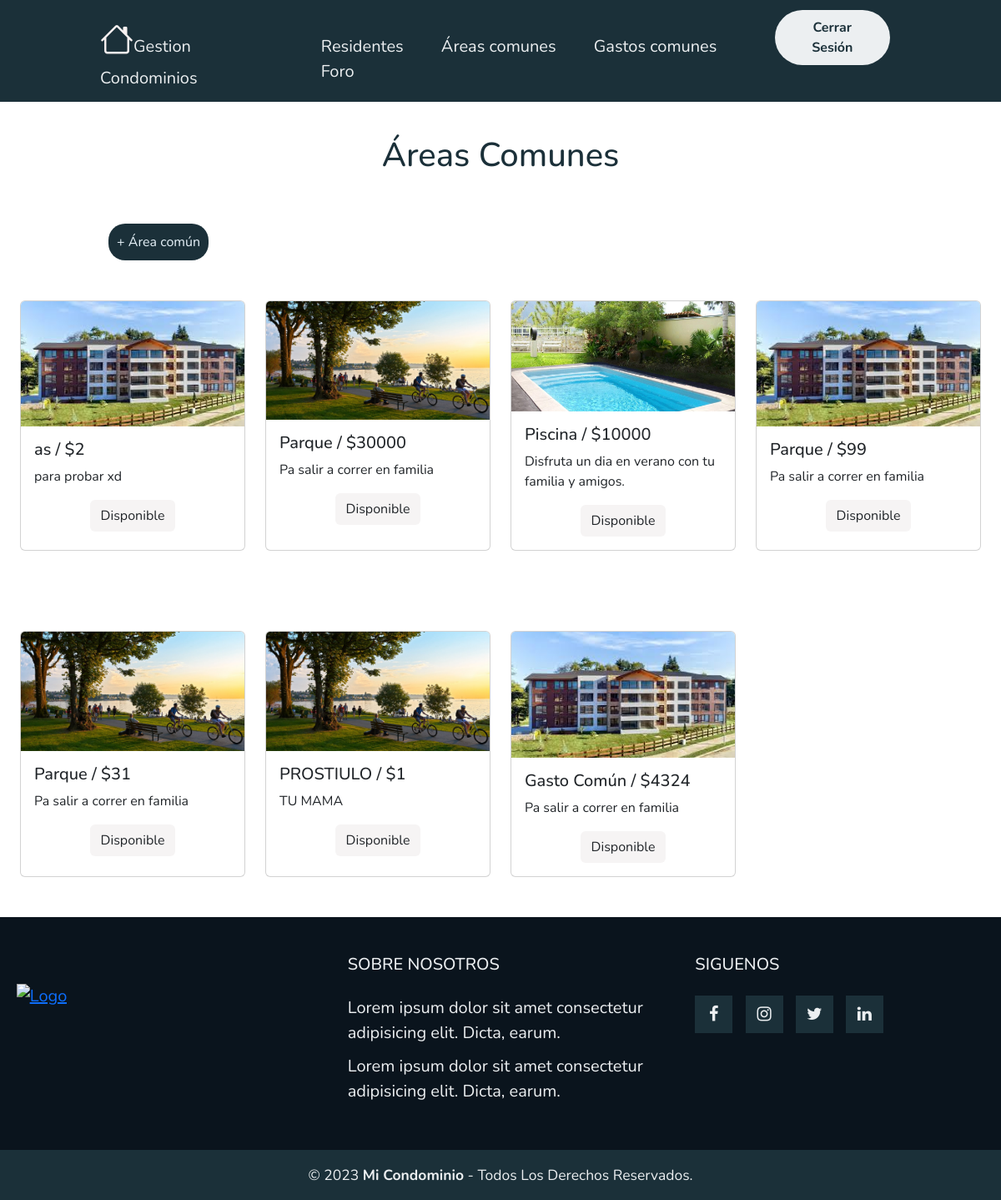
The page /AreasAdmin/ (signed in) on the database as committed earlier.
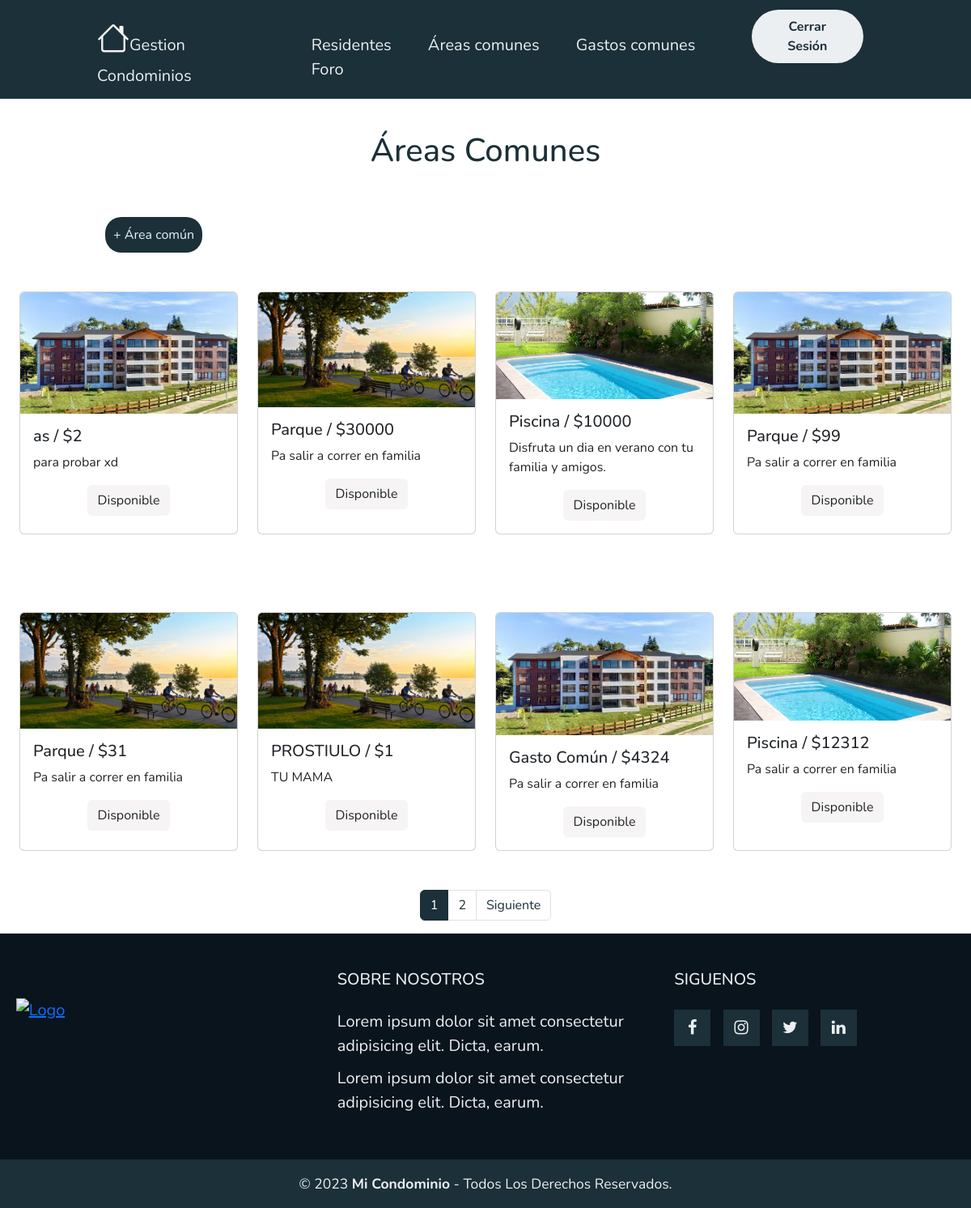
The same page on the database as committed later.
### myapp/models.py (models this page shows, shortened)
class AreaComun(models.Model):
    ESTADO_RESERVA = (
        ('Disponible', 'Disponible'),
        ('Reservado', 'Reservado'),
    )
    estado_reserva = models.CharField(max_length=20, choices=ESTADO_RESERVA, default='Disponible')
    nombre = models.CharField(max_length=50)
    descripcion = models.CharField(max_length=100)
    monto = models.IntegerField()
    fecha = models.DateField(default=date.today)
    imagen = models.ImageField(upload_to="areas", null=True)

### myapp/views.py (the view)
# urls.py: path('AreasAdmin/',AreasAdmin,name="AreasAdmin"),
@login_required
def AreasAdmin(request):
    data = AreaComun.objects.all()
    page = request.GET.get('page', 1)
    try:
        paginator = Paginator(data, 8)
        data = paginator.page(page)
    except:
        raise Http404
    return render(request, 'myapp/Areas/AreasAdmin.html',{'entity' : data, 'paginator':paginator})

### myapp/templates/myapp/Areas/AreasAdmin.html (shortened to what this page needs)
{% extends 'myapp/base.html' %}
{% block contenido %}
{% load static %}
{% load humanize %}
<div style="color: #1b3039;  display: flex; align-items: center; justify-content: center; margin-top: 40px;">
    <h1>Áreas Comunes</h1>
</div>
{% if user.is_staff %}
<div style=" display: flex; align-items: center; justify-content: start; margin-top: 50px; margin-left: 130px;">
    <a style="color: #e9f4fb; outline: none; background-color: #1b3039; border-radius: 20px; padding: 10px 10px 10px; text-decoration: none; "
        href="{% url 'CrearAreas' %}">+ Área común
    </a>
</div>
{% endif %}
<section class="container-fluid">
    <div class="row w-80 mx-auto catalogos-autos" id="color_btn_cat">
        {% for areas in entity %}
        <div class="col-lg-3 col-md-6 col-sm-12  my-5 d-flex justify-content-center icono2-wrap">
            <div class="card" style="width: 20rem;">
                {% if areas.imagen %}
                <img src="{{ areas.imagen.url }}" class="card-img-top" alt="test">
                {% endif %}
                <div class="card-body">
                    <h5 class="card-title">{{ areas.nombre }} / ${{ areas.monto }}</h5>
                    <p class="card-text">{{ areas.descripcion }}</p>
                    <div class="d-flex justify-content-center">
                        <a href="#" class="btn" style="background-color:#d4cccc36">{{ areas.estado_reserva }}</a>
                    </div>
                </div>
            </div>
        </div>
        {% endfor %}
    </div>
</section>
<div>
    {% include 'myapp/Paginator.html' %}
</div>
{% endblock %}

### myapp/templates/myapp/base.html (shortened to what this page needs)
<!DOCTYPE html>
<html lang="en">
{% load static %}
<head>
    <link href='https://cdn.jsdelivr.net/npm/bootstrap@5.3.0-alpha3/dist/css/bootstrap.min.css' rel='stylesheet'>
    <link rel="stylesheet" href="https://cdn.jsdelivr.net/npm/bootstrap-icons@1.10.5/font/bootstrap-icons.css">
    <link rel="stylesheet" href="https://cdnjs.cloudflare.com/ajax/libs/font-awesome/4.7.0/css/font-awesome.min.css">
    <link rel="stylesheet" href="{% static 'myapp/css/estilo.css/estilo.css' %}">
</head>
<body>
    <header class="header">
        <div class="logo" style="color: #f7f1f1;">
            <i style="font-size: 40px;" class="bi bi-house"></i><a class="tittle" href="{% url 'inicio' %}">Gestion
                Condominios</a>
        </div>
        {% if user.is_authenticated %}
        <nav>
            <ul class="nav-links">
                {% if user.is_staff %}
                <li><a href="{% url 'ListaResidentes' %}">Residentes</a></li>
                {% endif %}
                <li><a href="{% url 'AreasAdmin' %}">Áreas comunes</a></li>
                <li><a href="{% url 'GastoComun' %}">Gastos comunes</a></li>
                <li><a href="{% url 'Foro' %}">Foro</a></li>
            </ul>
        </nav>
        {% endif %}
        {% if user.is_authenticated %}
        <a class="btn" href="{% url 'logout' %}"><button>Cerrar Sesión</button></a>
        {% else %}
        <a class="btn" href="{% url 'login' %}"><button>Login</button></a>
        {% endif %}
    </header>
    {% block contenido %}
    {% endblock %}
    <footer class="pie-pagina">
        <div class="grupo-1">
            <div class="box">
                <figure>
                    <a href="">
                        <img src="{% static 'myapp/img/undraw_engineering_team_a7n2.svg' %}" alt="Logo">
                    </a>
                </figure>
            </div>
            <div class="box">
                <h2>SOBRE NOSOTROS</h2>
                <p>Lorem ipsum dolor sit amet consectetur adipisicing elit. Dicta, earum.</p>
                <p>Lorem ipsum dolor sit amet consectetur adipisicing elit. Dicta, earum.</p>
            </div>
            <div class="box">
                <h2>SIGUENOS</h2>
                <div class="red-social">
                    <a href="#" class="fa fa-facebook"></a>
                    <a href="#" class="fa fa-instagram"></a>
                    <a href="#" class="fa fa-twitter"></a>
                    <a href="#" class="fa fa-linkedin"></a>
                </div>
            </div>
        </div>
        <div class="grupo-2">
            <small>&copy; 2023 <b>Mi Condominio</b> - Todos Los Derechos Reservados.</small>
        </div>
    </footer>
</body>
</html>

### myapp/templates/myapp/Paginator.html (shortened to what this page needs)
{% if paginator.num_pages > 1%}
<div class="d-flex justify-content-center">
    <ul class="pagination">
        {% for page in paginator.page_range %}
            {% if page < 7 or page == entity.number %}
            <li class="page-item {% if page == entity.number %}active{% endif %}">
                <a class="page-link" href="?page={{ page }}#pagtable">{{ page }}</a>
            </li>
            {% endif %}
        {% endfor %}
        {% if entity.has_next %}
            <li class="page-item d-none d-sm-block">
                <a class="page-link" href="?page={{ entity.next_page_number }}#pagtable">Siguiente</a>
            </li>
        {% endif %}
    </ul>
</div>
{% endif %}

### myapp/static/myapp/css/estilo.css/estilo.css (style rules this page uses)
* { box-sizing: border-box; margin: 0; padding: 0; font-family: 'Nunito', sans-serif; }
body { background-color: #fff; }
.header { font-size: 20px; background-color: #1b3039; display: flex; justify-content: space-between; align-items: baseline; padding: 5px 10%; position: relative; }
.header .tittle { list-style: none; text-decoration: none; color: #eceff1; }
.header .nav-links { list-style: none; }
.header .nav-links li { display: inline-block; padding: 0 20px; }
.header .nav-links a { font-size: 700; color: #eceff1; text-decoration: none; }
.header .btn button { font-weight: 700; color: #1b3039; padding: 9px 25px; background: #eceff1; border: none; border-radius: 50px; cursor: pointer; transition: all 0.3s ease 0s; }
.pie-pagina { font-size: 20px; width: 100%; background-color: #0a141d; }
.pie-pagina .grupo-1 { width: 100%; max-width:1200px; margin: auto; display: grid; grid-template-columns: repeat(3, 1fr); grid-gap: 50px; padding: 45px 0px; }
.pie-pagina .grupo-1 .box figure { width: 100px; height: 100px; display: flex; justify-content: center; align-items: center; }
.pie-pagina .grupo-1 .box figure img { width: 250px; }
.pie-pagina .grupo-1 .box h2 { color: #eceff1; margin-bottom: 25px; font-size: 20px; }
.pie-pagina .grupo-1 .box p { color: #eceff1; margin-bottom: 10px; }
.pie-pagina .grupo-1 .red-social a { display: inline-block; text-decoration: none; width: 45px; height: 45px; line-height: 45px; color: #eceff1; margin-right: 10px; background-color: #1b3039; text-align: center; }
.pie-pagina .grupo-2 { background-color: #1b3039; padding: 15px 10px; text-align: center; color: #eceff1; }

### myapp/templates/myapp/Paginator.html (style rules this page uses)
.pagination { --bs-pagination-padding-x: 0.75rem; --bs-pagination-padding-y: 0.375rem; --bs-pagination-font-size: 1rem; --bs-pagination-color: #1b3039; --bs-pagination-bg: var(--bs-body-bg); --bs-pagination-border-width: var(--bs-border-width); --bs-pagination-border-color: var(--bs-border-color); --bs-pagination-border-radius: var(--bs-border-radius); --bs-pagination-hover-color: var(--bs-link-hover-color); --bs-pagination-hover-bg: var(--bs-tertiary-bg); --bs-pagination-hover-border-color: var(--bs-border-color); --bs-pagination-focus-color: var(--bs-link-hover-color); --bs-pagination-focus-bg: var(--bs-secondary-bg); --bs-pagination-focus-box-shadow:#1b3039; --bs-pagination-active-color: #fff; --bs-pagination-active-bg: #1b3039; --bs-pagination-active-border-color: #1b3039; --bs-pagination-disabled-color: var(--bs-secondary-color); --bs-pagination-disabled-bg: var(--bs-secondary-bg); --bs-pagination-disabled-border-color: var(--bs-border-color); display: flex; padding-left: 0; list-style: none; }

Rows that differ between the two databases and show on the page:
added AreaComun: imagen (picture), nombre "Piscina", monto "12312", descripcion "Pa salir a correr en familia", estado_reserva "Disponible"
Other text that changed with them:
new list line: "1"
new list line: "2"
text now shown: "Siguiente"
